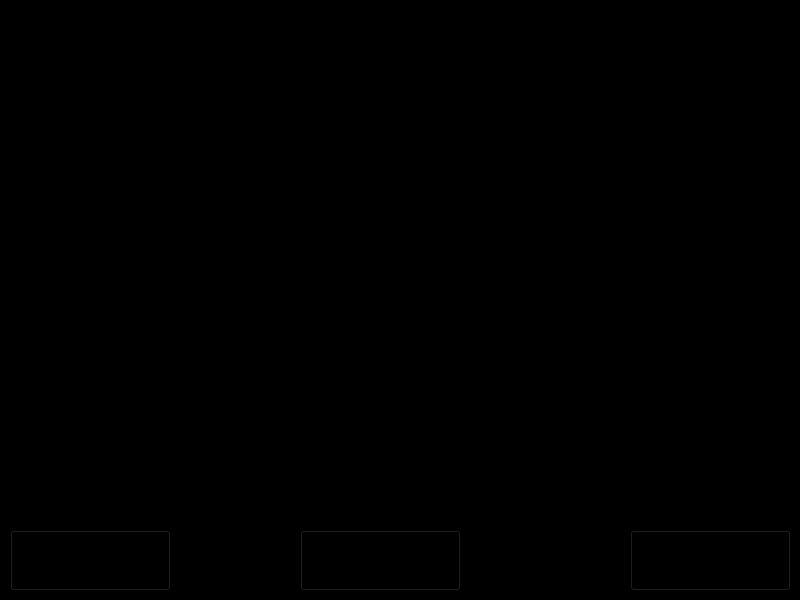
<?xml version="1.0" encoding="UTF-8"?>
<ui version="4.0">
 <class>main_Gui_file</class>
 <widget class="QWidget" name="main_Gui_file">
  <property name="geometry">
   <rect>
    <x>0</x>
    <y>0</y>
    <width>800</width>
    <height>600</height>
   </rect>
  </property>
  <property name="windowTitle">
   <string>main_Gui_file</string>
  </property>
  <property name="styleSheet">
   <string notr="true">
background-color: rgb(0, 0, 0);</string>
  </property>
  <widget class="QLabel" name="Jarvis_label">
   <property name="geometry">
    <rect>
     <x>250</x>
     <y>10</y>
     <width>301</width>
     <height>81</height>
    </rect>
   </property>
   <property name="text">
    <string/>
   </property>
   <property name="pixmap">
    <pixmap>../../../Downloads/avengero-regular (2).png</pixmap>
   </property>
   <property name="scaledContents">
    <bool>true</bool>
   </property>
  </widget>
  <widget class="QLabel" name="Gif_1">
   <property name="geometry">
    <rect>
     <x>6</x>
     <y>101</y>
     <width>791</width>
     <height>421</height>
    </rect>
   </property>
   <property name="text">
    <string/>
   </property>
   <property name="pixmap">
    <pixmap>../Hero_Template.gif</pixmap>
   </property>
   <property name="scaledContents">
    <bool>true</bool>
   </property>
  </widget>
  <widget class="QPushButton" name="start_button">
   <property name="geometry">
    <rect>
     <x>10</x>
     <y>530</y>
     <width>161</width>
     <height>61</height>
    </rect>
   </property>
   <property name="cursor">
    <cursorShape>PointingHandCursor</cursorShape>
   </property>
   <property name="styleSheet">
    <string notr="true">border-image: url(:/G.U.I Material/Buttons/avengero-regular (1).png);
background-color:transparent;</string>
   </property>
   <property name="text">
    <string/>
   </property>
  </widget>
  <widget class="QPushButton" name="start_button_2">
   <property name="geometry">
    <rect>
     <x>630</x>
     <y>530</y>
     <width>161</width>
     <height>61</height>
    </rect>
   </property>
   <property name="cursor">
    <cursorShape>PointingHandCursor</cursorShape>
   </property>
   <property name="styleSheet">
    <string notr="true">border-image: url(:/G.U.I Material/Buttons/avengero-regular.png);
background-color:transparent;</string>
   </property>
   <property name="text">
    <string/>
   </property>
  </widget>
  <widget class="QPushButton" name="start_button_3">
   <property name="geometry">
    <rect>
     <x>300</x>
     <y>530</y>
     <width>161</width>
     <height>61</height>
    </rect>
   </property>
   <property name="cursor">
    <cursorShape>PointingHandCursor</cursorShape>
   </property>
   <property name="styleSheet">
    <string notr="true">border-image: url(:/G.U.I Material/Buttons/avengero-regular 9.png);
background-color:transparent;</string>
   </property>
   <property name="text">
    <string/>
   </property>
  </widget>
 </widget>
 <resources/>
 <connections/>
</ui>
